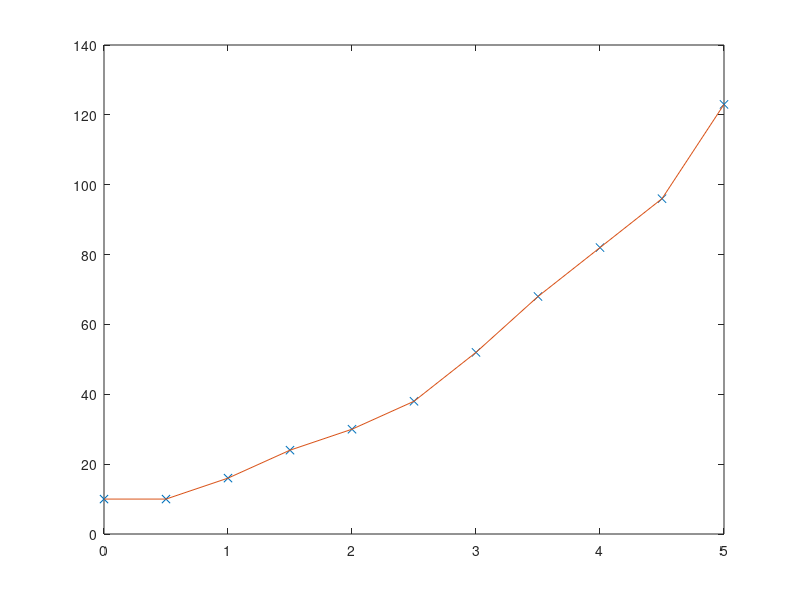
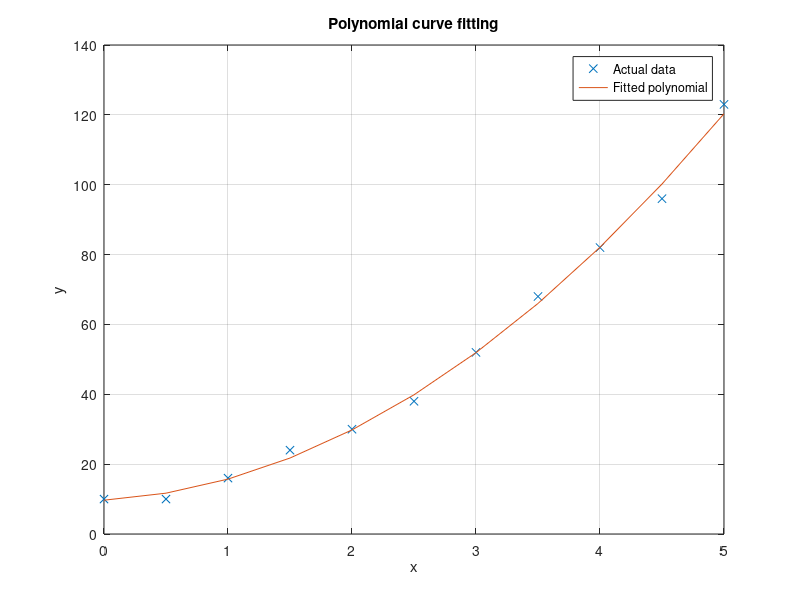
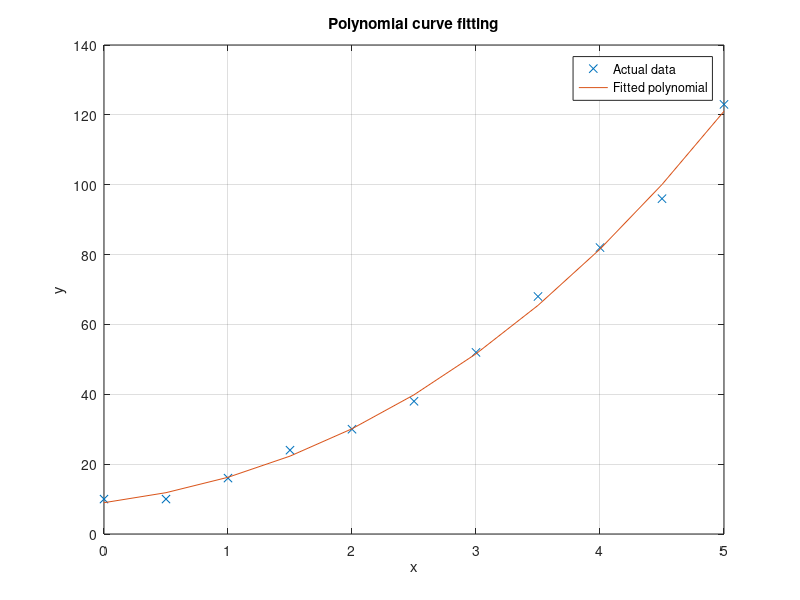
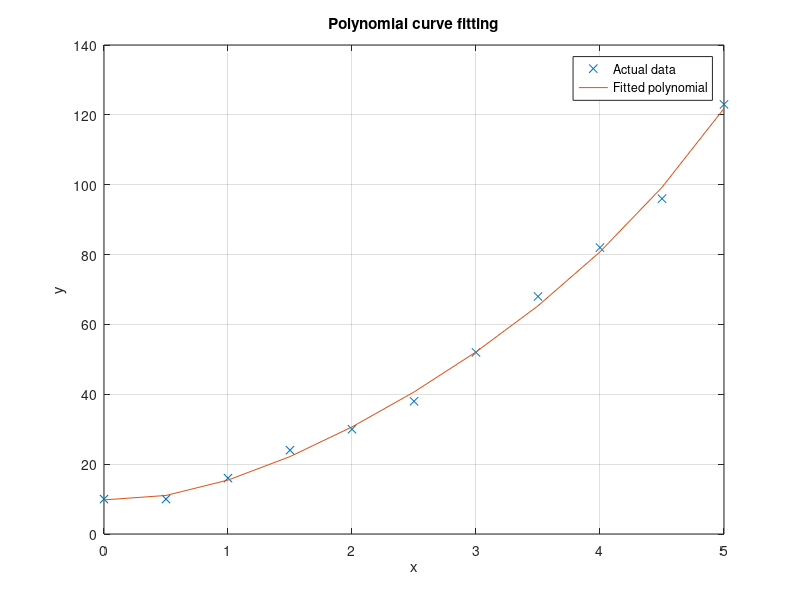

These charts were generated, in order, by the following MATLAB code: (Note: this script raises an error after producing the figures.)
x = [ 0 0.5 1.0 1.5 2.0 2.5 3.0 3.5 4.0 4.5 5.0];
y = [10 10 16 24 30 38 52 68 82 96 123];
%%%%% (1)
figure,plot(x, y,'x', x,y);

%%%% (2)
p2 = polyfit(x, y, 2); % finds the coefficients of a polynomial
                     % of degree 2 that fits the data
y2 = polyval(p2, x); % polynomial is evaluated at all points in x , ypredicted
figure,plot(x, y,'x', x, y2) % plots data marked by x and fitted polynomial
xlabel('x'), ylabel('y'), grid
title('Polynomial curve fitting')
legend('Actual data', 'Fitted polynomial')

%%%% (3)
p3 = polyfit(x, y, 3) ;% finds the coefficients of a polynomial
                     % of degree 3 that fits the data
y3 = polyval(p3, x); % polynomial is evaluated at all points in x
figure,plot(x, y,'x', x, y3) % plots data marked by x and fitted polynomial
xlabel('x'), ylabel('y'), grid
title('Polynomial curve fitting')
legend('Actual data', 'Fitted polynomial')

p4 = polyfit(x, y, 4); % finds the coefficients of a polynomial
                     % of degree 4 that fits the data
y4 = polyval(p4, x); % polynomial is evaluated at all points in x
figure,plot(x, y,'x', x, y4) % plots data marked by x and fitted polynomial
xlabel('x'), ylabel('y'), grid
title('Polynomial curve fitting')
legend('Actual data', 'Fitted polynomial')

p8 = polyfit(x, y, 8); % finds the coefficients of a polynomial
                     % of degree 8 that fits the data
y8 = polyval(p8, x); % polynomial is evaluated at all points in x
figure,plot(x, y,'x', x, y8) % plots data marked by x and fitted polynomial
xlabel('x'), ylabel('y'), grid
title('Polynomial curve fitting')
legend('Actual data', 'Fitted polynomial')

%%%% (4)

figure,plot(x, y,'x', x, y2) % plots data marked by x and fitted polynomial
xlabel('x'), ylabel('y'), grid
title('Polynomial curve fitting')
legend('Actual data', 'Fitted polynomial')

figure,plot(x, y,'x', y, y2) % plots data marked by x and fitted polynomial
xlabel('y'), ylabel('yp'), grid
title('Polynomial curve fitting')
legend('True Value of y', 'Fitted polynomial')

error=y2(i)-y(i);
t=[0.1 0.2 0.3 0.4 0.5 0.6 0.7 0.8 0.9 1];
figure,plot(x, y,'x', error,t) 
xlabel('error'), ylabel('t'), grid
title('Polynomial curve fitting')
legend('error value', 'time');

figure,plot(x, y,'x', x,y);

%%%% (5)
% to calculate the MAE, RMSE , NRMSE
n=length(y);
maxx=max(x);
minx=min(x);
MAE=0;
RMSE=0;
sumx=0;
sumy=0;
sumxy=0;
sumx2=0;
sumy2=0;
pxy=0;
n2=n*n;
for i=1:n
        MAE=MAE+abs(x(i)-y(i));
        RMSE=RMSE+((x(i)-y(i))^0.5);
        sumx=sumx+x(i);
        sumy=sumy+y(i);
        sumxy=sumxy+(x(i)*y(i));
        sumx2=sumx2+(x(i)*x(i));
        sumy2=sumy2+(y(i)*y(i));
        pxy=pxy+((x(i)-y(i))*(x(i)-y(i)));
end
MAE=MAE/n;
display(MAE);

RMSE=(RMSE/n)^0.5;
display(RMSE);

NRMSE=RMSE/(maxx-minx);
display(NRMSE);

RP=((n*sumxy)-(sumx*sumy))/((((n*sumx2)-(sumx*sumx))^0.5)*(((n*sumy2)-(sumy*sumy))^0.5));
display(RP);

RS=1-((6*pxy)/(n*(n2-1)));
display(RS);
